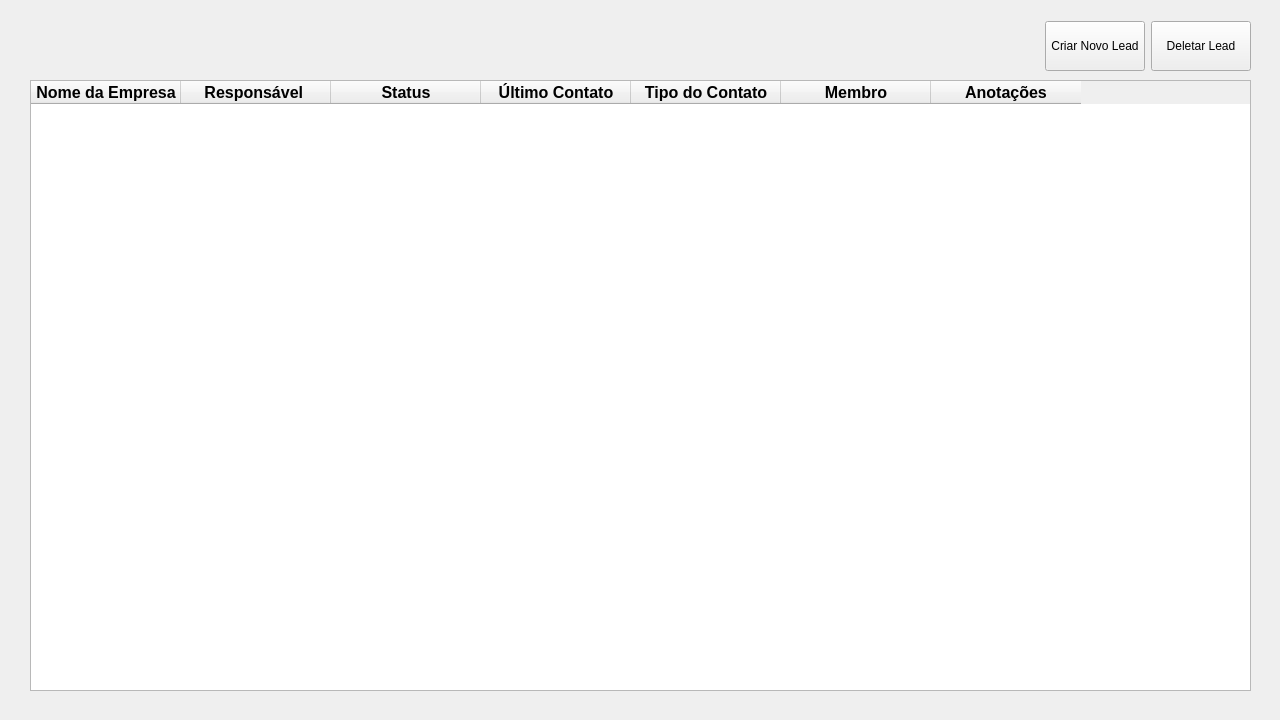
<?xml version="1.0" encoding="UTF-8"?>
<ui version="4.0">
 <class>menu</class>
 <widget class="QWidget" name="menu">
  <property name="windowModality">
   <enum>Qt::NonModal</enum>
  </property>
  <property name="geometry">
   <rect>
    <x>0</x>
    <y>0</y>
    <width>1280</width>
    <height>720</height>
   </rect>
  </property>
  <property name="windowTitle">
   <string>ETECH - Controle de Lead</string>
  </property>
  <property name="accessibleName">
   <string/>
  </property>
  <widget class="QWidget" name="layoutWidget">
   <property name="geometry">
    <rect>
     <x>30</x>
     <y>20</y>
     <width>1221</width>
     <height>52</height>
    </rect>
   </property>
   <layout class="QHBoxLayout" name="horizontalLayout">
    <item>
     <spacer name="horizontalSpacer">
      <property name="orientation">
       <enum>Qt::Horizontal</enum>
      </property>
      <property name="sizeHint" stdset="0">
       <size>
        <width>20</width>
        <height>10</height>
       </size>
      </property>
     </spacer>
    </item>
    <item>
     <widget class="QPushButton" name="addButton">
      <property name="minimumSize">
       <size>
        <width>100</width>
        <height>50</height>
       </size>
      </property>
      <property name="text">
       <string>Criar Novo Lead</string>
      </property>
     </widget>
    </item>
    <item>
     <widget class="QPushButton" name="deleteButton">
      <property name="minimumSize">
       <size>
        <width>100</width>
        <height>50</height>
       </size>
      </property>
      <property name="text">
       <string>Deletar Lead</string>
      </property>
     </widget>
    </item>
   </layout>
  </widget>
  <widget class="QTableWidget" name="tableWidget">
   <property name="geometry">
    <rect>
     <x>30</x>
     <y>80</y>
     <width>1221</width>
     <height>611</height>
    </rect>
   </property>
   <property name="minimumSize">
    <size>
     <width>911</width>
     <height>531</height>
    </size>
   </property>
   <property name="autoFillBackground">
    <bool>false</bool>
   </property>
   <property name="alternatingRowColors">
    <bool>true</bool>
   </property>
   <attribute name="horizontalHeaderDefaultSectionSize">
    <number>150</number>
   </attribute>
   <column>
    <property name="text">
     <string>Nome da Empresa</string>
    </property>
    <property name="font">
     <font>
      <pointsize>12</pointsize>
      <weight>75</weight>
      <bold>true</bold>
     </font>
    </property>
   </column>
   <column>
    <property name="text">
     <string>Responsável </string>
    </property>
    <property name="font">
     <font>
      <pointsize>12</pointsize>
      <weight>75</weight>
      <bold>true</bold>
     </font>
    </property>
   </column>
   <column>
    <property name="text">
     <string>Status</string>
    </property>
    <property name="font">
     <font>
      <pointsize>12</pointsize>
      <weight>75</weight>
      <bold>true</bold>
     </font>
    </property>
   </column>
   <column>
    <property name="text">
     <string>Último Contato</string>
    </property>
    <property name="font">
     <font>
      <pointsize>12</pointsize>
      <weight>75</weight>
      <bold>true</bold>
     </font>
    </property>
   </column>
   <column>
    <property name="text">
     <string>Tipo do Contato</string>
    </property>
    <property name="font">
     <font>
      <pointsize>12</pointsize>
      <weight>75</weight>
      <bold>true</bold>
     </font>
    </property>
   </column>
   <column>
    <property name="text">
     <string>Membro</string>
    </property>
    <property name="font">
     <font>
      <pointsize>12</pointsize>
      <weight>75</weight>
      <bold>true</bold>
     </font>
    </property>
   </column>
   <column>
    <property name="text">
     <string>Anotações</string>
    </property>
    <property name="font">
     <font>
      <pointsize>12</pointsize>
      <weight>75</weight>
      <bold>true</bold>
     </font>
    </property>
   </column>
  </widget>
 </widget>
 <resources/>
 <connections/>
</ui>
